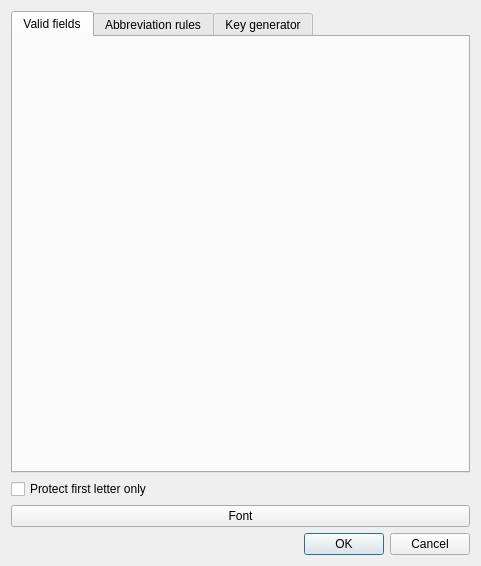
<?xml version="1.0" encoding="UTF-8"?>
<ui version="4.0">
 <class>DlgSettings</class>
 <widget class="QDialog" name="DlgSettings">
  <property name="geometry">
   <rect>
    <x>0</x>
    <y>0</y>
    <width>481</width>
    <height>566</height>
   </rect>
  </property>
  <property name="windowTitle">
   <string>Settings</string>
  </property>
  <layout class="QVBoxLayout" name="verticalLayout">
   <item>
    <widget class="QTabWidget" name="tabWidget">
     <property name="currentIndex">
      <number>0</number>
     </property>
     <widget class="BibFixer::WidgetValidFields" name="tabValidFields">
      <attribute name="title">
       <string>Valid fields</string>
      </attribute>
     </widget>
     <widget class="BibFixer::WidgetAbbreviation" name="tabAbbreviationRules">
      <attribute name="title">
       <string>Abbreviation rules</string>
      </attribute>
     </widget>
     <widget class="BibFixer::WidgetKeyGen" name="tabKeyGen">
      <attribute name="title">
       <string>Key generator</string>
      </attribute>
     </widget>
    </widget>
   </item>
   <item>
    <widget class="QCheckBox" name="cbProtectFirstLetter">
     <property name="text">
      <string>Protect first letter only</string>
     </property>
    </widget>
   </item>
   <item>
    <widget class="QPushButton" name="btFont">
     <property name="text">
      <string>Font</string>
     </property>
     <property name="autoDefault">
      <bool>false</bool>
     </property>
    </widget>
   </item>
   <item>
    <widget class="QDialogButtonBox" name="buttonBox">
     <property name="orientation">
      <enum>Qt::Horizontal</enum>
     </property>
     <property name="standardButtons">
      <set>QDialogButtonBox::Cancel|QDialogButtonBox::Ok</set>
     </property>
    </widget>
   </item>
  </layout>
 </widget>
 <customwidgets>
  <customwidget>
   <class>BibFixer::WidgetValidFields</class>
   <extends>QWidget</extends>
   <header>WidgetValidFields.h</header>
   <container>1</container>
  </customwidget>
  <customwidget>
   <class>BibFixer::WidgetAbbreviation</class>
   <extends>QWidget</extends>
   <header>WidgetAbbreviation.h</header>
   <container>1</container>
  </customwidget>
  <customwidget>
   <class>BibFixer::WidgetKeyGen</class>
   <extends>QWidget</extends>
   <header>WidgetKeyGen.h</header>
   <container>1</container>
  </customwidget>
 </customwidgets>
 <resources/>
 <connections>
  <connection>
   <sender>buttonBox</sender>
   <signal>accepted()</signal>
   <receiver>DlgSettings</receiver>
   <slot>accept()</slot>
   <hints>
    <hint type="sourcelabel">
     <x>169</x>
     <y>56</y>
    </hint>
    <hint type="destinationlabel">
     <x>157</x>
     <y>77</y>
    </hint>
   </hints>
  </connection>
  <connection>
   <sender>buttonBox</sender>
   <signal>rejected()</signal>
   <receiver>DlgSettings</receiver>
   <slot>reject()</slot>
   <hints>
    <hint type="sourcelabel">
     <x>169</x>
     <y>62</y>
    </hint>
    <hint type="destinationlabel">
     <x>175</x>
     <y>77</y>
    </hint>
   </hints>
  </connection>
 </connections>
</ui>
